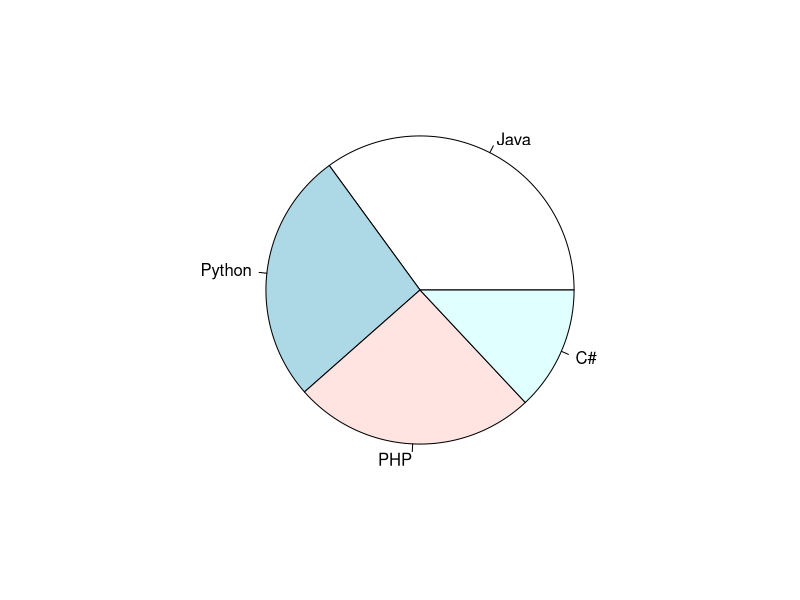

R code for this plot:
#github repository of web language,2019.3.5
 x<-c(98697,74621,71768,36700)
 n<-c('Java','Python','PHP','C#')
 pie(x,labels=n)
